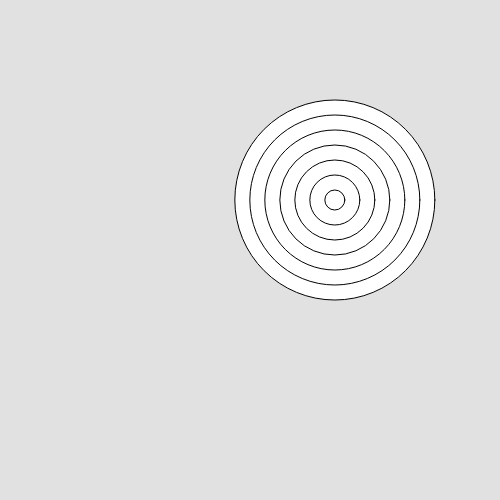
Frame 1 (no input)
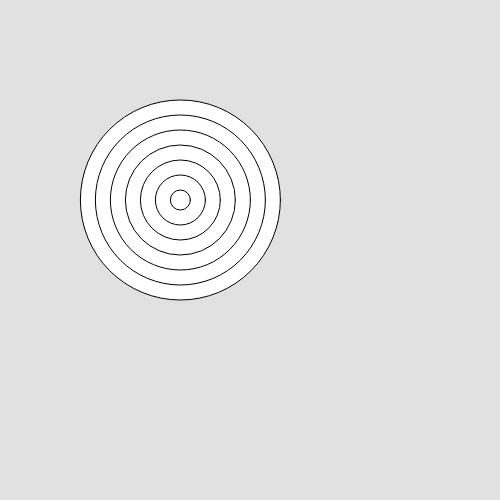
Frame 60 (no input)
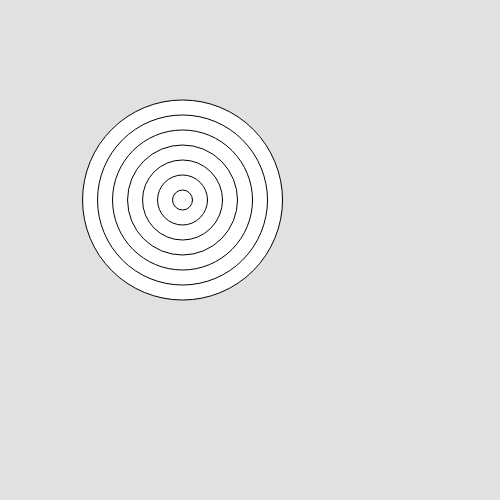
Frame 120 (the mouse pressed at the canvas centre since frame 60)

The p5.js sketch that drew these frames (run headless with seeded random() and noise() and a simulated clock; from frame 60 on, the mouse is pressed at the canvas centre):

// p5.js sketch
// ── sketch.js
// Sketch Title - for MuW201 Tangible Computing, 2019
// Firstname Lastname 
// GitHub Username
//


var xoff = 0;

function setup(){

  createCanvas(500,500);
     
    color: [34, 43, 113]
    }




function draw(){
  let c = this

background(225)

      
   
      // fill in code here, draw a funny face
var x = map(noise(xoff), 0, 1, 0, width);
xoff += 0.01;
     
   
fill(c.color[0],c.color[1],c.color[2],30)
      

       for (var i = 200;i > 0; i-=30){
        
        ellipse(x,200,i,i)
        

      } 
      }

      function mousePressed() {
  loop();
}

function mouseReleased() {
  noLoop();

      }// for (var r = c.size; r > 0 ; r-= 10){

      //   ellipse(0,0,r,r)

      // }


      
      
     
      
     
      
    


    
  


// ── 5-3.html
<!-- boilerplate p5 example -->
<!DOCTYPE html>

<html>

<head>
	<title> p5 sketch </title>
	<script src="https://cdnjs.cloudflare.com/ajax/libs/p5.js/0.8.0/p5.min.js"></script>
	<script src="https://cdnjs.cloudflare.com/ajax/libs/p5.js/0.8.0/addons/p5.dom.min.js"></script> 
	<link rel="stylesheet" type="text/css" href="style.css"> 
	<script src="sketch.js"></script>
	

</head>

<body>
	<h1>week 5, day 3 </h1>
	
	<center><h2> Adding noise. Touch the mouse to activate and deactivate it! </h2></center>
	<div id="sketch-holder"></div>
</body>

<footer>
	<a href="../../index.html"> back to home </a>
</footer>



</html>
